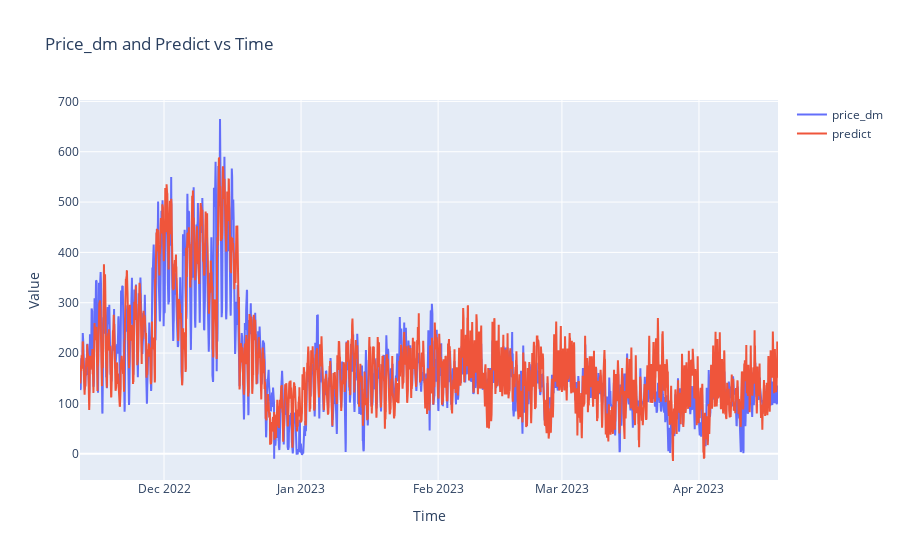

The notebook cell saved with this chart:
### Code cell
import plotly.graph_objects as go

fig = go.Figure()

# Add 'price_dm' trace
fig.add_trace(go.Scatter(x=pred.index, y=pred['price_dm'], mode='lines', name='price_dm'))

# Add 'predict' trace
fig.add_trace(go.Scatter(x=pred.index, y=pred['predict'], mode='lines', name='predict'))

# Set the title and axis labels
fig.update_layout(title='Price_dm and Predict vs Time', xaxis_title='Time', yaxis_title='Value')

# Show the plot
fig.show()

### Figure 1 — Plotly figure (JSON) as saved in the notebook; plotly's stock layout.template omitted (floating-point values rounded to 4 significant figures; data arrays with more than 128 entries replaced by an {"elided": "..."} marker saying what was removed)
{"data": [{"mode": "lines", "name": "price_dm", "type": "scatter", "x": {"elided": "3790 str values"}, "y": {"elided": "3790 float values"}}, {"mode": "lines", "name": "predict", "type": "scatter", "x": {"elided": "3790 str values"}, "y": {"elided": "3790 float values"}}], "layout": {"title": {"text": "Price_dm and Predict vs Time"}, "xaxis": {"title": {"text": "Time"}}, "yaxis": {"title": {"text": "Value"}}}}
